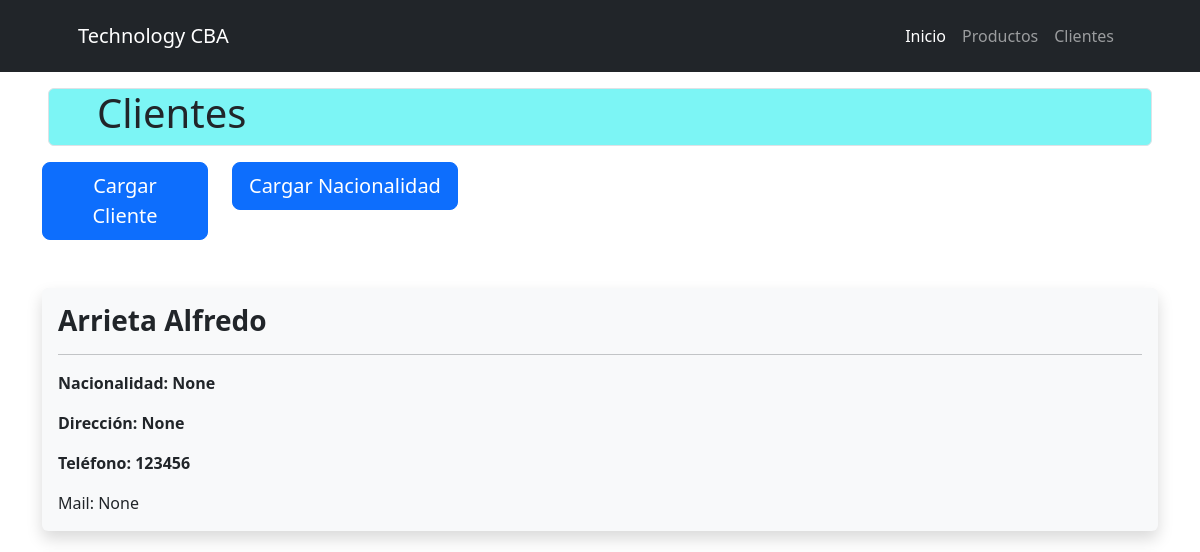
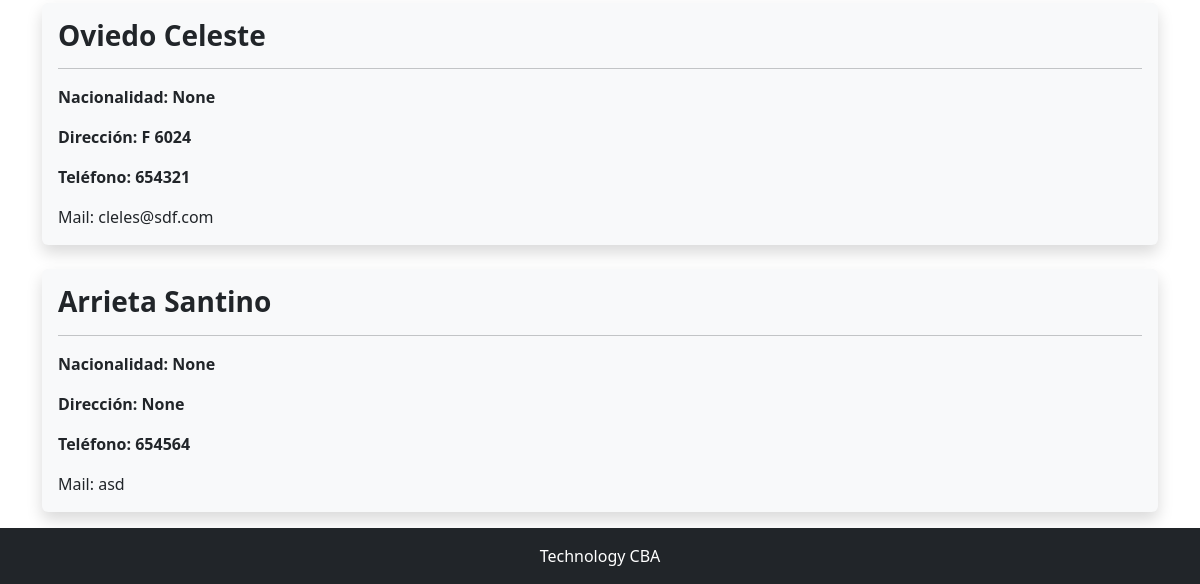
/cliente/home/, run on an earlier commit of the app's database (2 pictures, top to bottom).
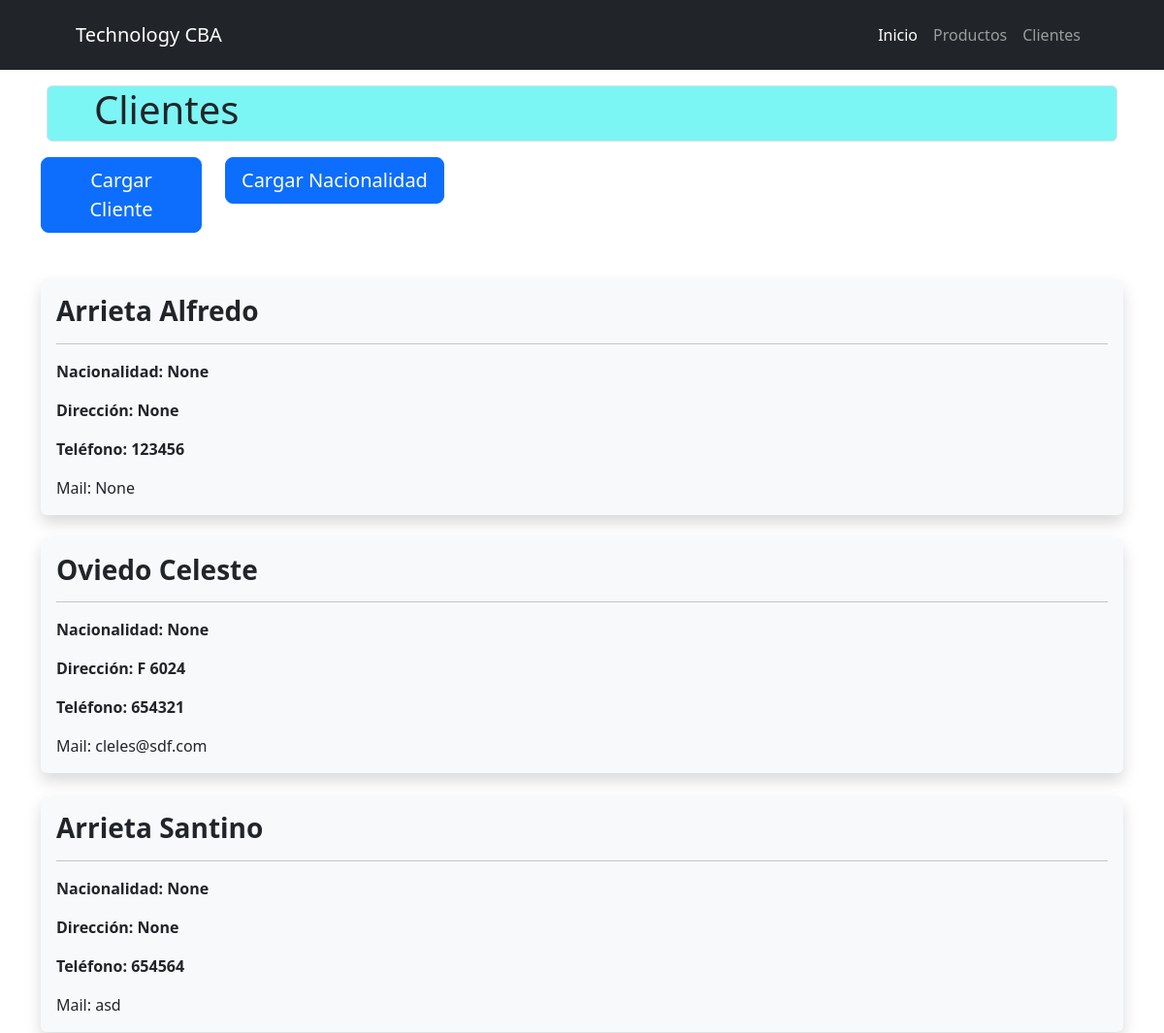
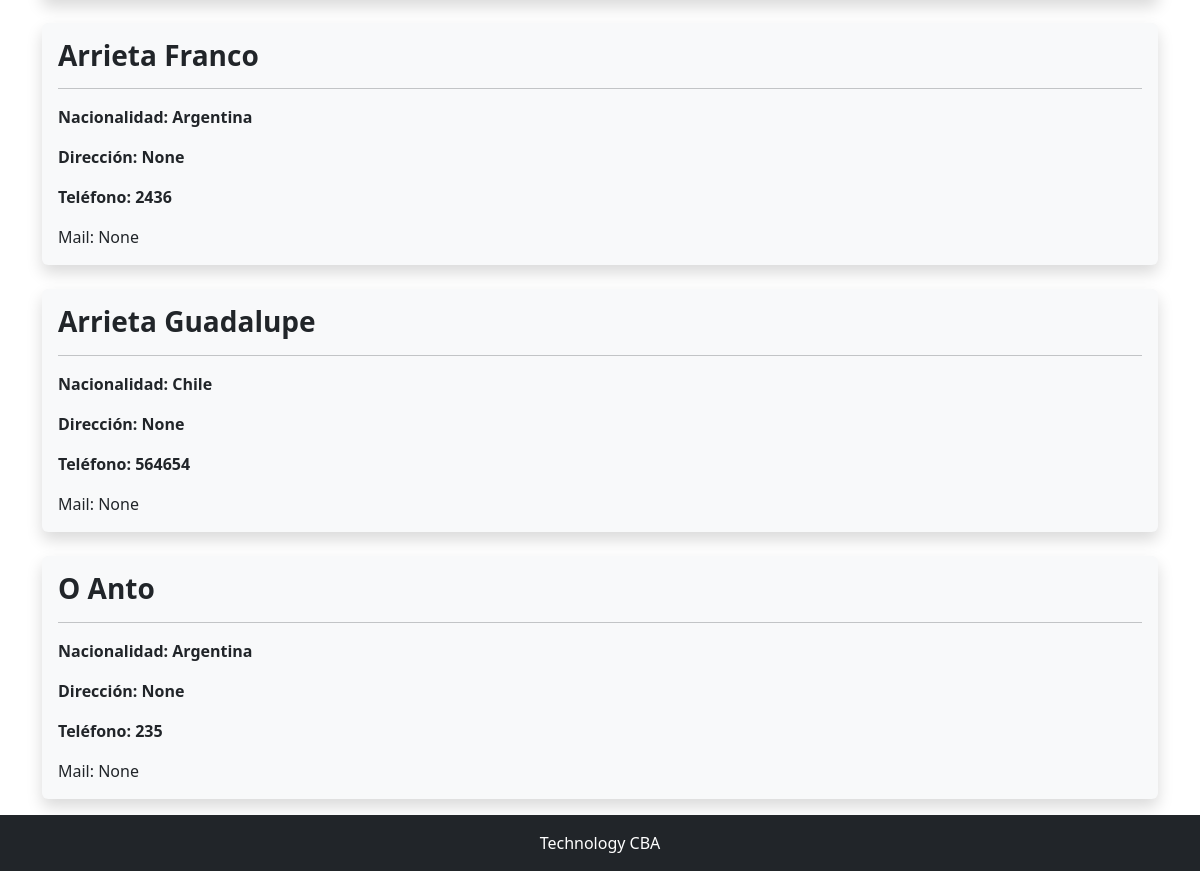
And on a later commit of the database (2 pictures, top to bottom).
### cliente/models.py (models this page shows, shortened)
class Cliente(models.Model):
    nombre = models.CharField(max_length=50)
    apellido = models.CharField(max_length=50)
    telefono = models.IntegerField()
    mail = models.CharField(max_length=50, blank=True, null=True)
    direccion = models.CharField(max_length=100, blank=True, null=True)
    nacionalidad_id =models.ForeignKey(Nacionalidad, on_delete=models.SET_NULL, blank=True, null=True)

class Nacionalidad(models.Model):
    nombre = models.CharField(max_length=100)
    def __str__(self):
        return f"{self.nombre}"

### cliente/views.py (the view)
# urls.py: path('home/', views.home, name='home'),
def home(request):
    consulta_cliente = models.Cliente.objects.all()
    context = {"clientes": consulta_cliente}
    return render(request, "cliente/index.html", context)

### cliente/templates/cliente/index.html
{% extends 'core/base.html' %}
{% block titulo %}
    {% include 'core/components/titulo.html' with titulo="Clientes" %}
{% endblock titulo %}
{% block contenido %}
    {% include 'cliente/components/options.html' %}
    {% include 'cliente/components/card.html' %}
{% endblock contenido %}

### core/templates/core/base.html (shortened to what this page needs)
{% load static %}
<!DOCTYPE html>
<html lang="es">
    <head>
        <link href="https://cdn.jsdelivr.net/npm/bootstrap-icons@1.5.0/font/bootstrap-icons.css" rel="stylesheet" />
        <link href="{% static 'core/css/styles.css' %}" rel="stylesheet" />
    </head>
    <body>
        {% include 'core/components/navbar.html' %}
        {% block titulo %}
        {% endblock titulo %}
        {% block contenido %}
        {% endblock contenido %}
        {% include 'core/components/footer.html' %}
    </body>
</html>

### core/templates/core/components/navbar.html (shortened to what this page needs)
<nav class="navbar py-3   navbar-expand-lg navbar-dark bg-dark">
    <div class="container px-5">
        <a class="navbar-brand" href="#!">Technology CBA</a>
        <div class="collapse navbar-collapse" id="navbarSupportedContent">
            <ul class="navbar-nav ms-auto mb-2 mb-lg-0">
                <li class="nav-item"><a class="nav-link active" aria-current="page" href="{% url 'core:home' %}">Inicio</a></li>
                <li class="nav-item"><a class="nav-link" href="{% url 'producto:home' %}">Productos</a></li>
                <li class="nav-item"><a class="nav-link" href="{% url 'cliente:home' %}">Clientes</a></li>
            </ul>
        </div>
    </div>
</nav>

### core/templates/core/components/titulo.html
<div class="row align-items-center my-3 mx-5 rounded border" style="background-color: #7cf5f5;">
    <h1 class="text-dark px-5">
        {{ titulo }}
    </h1>
</div>

### cliente/templates/cliente/components/options.html
<div class="container">
    <div class="row">
        <div class="col-md-2">
            <a href="{% url 'cliente:cliente_create' %}" class="btn btn-primary btn-lg btn-block">Cargar Cliente</a>
        </div>
        <div class="col-md-4">
            <a href="{% url 'cliente:nacionalidad_create' %}" class="btn btn-primary btn-lg btn-block">Cargar Nacionalidad</a>
        </div>
    </div>
</div>

### cliente/templates/cliente/components/card.html
<div class="container py-5">
    {% for cliente in clientes %}
    <div class="row mb-4">
        <div class="col">
            <div class="card bg-light border-0 shadow">
                <div class="card-body">
                    <h3 class="card-title text-dark fw-bold">{{ cliente.apellido }} {{cliente.nombre}}</h3>
                    <hr>
                    <p class="card-text text-dark fw-bold">Nacionalidad: {{cliente.nacionalidad_id}}</p>
                    <p class="card-text text-dark fw-bold">Dirección: {{cliente.direccion}}</p>
                    <p class="card-text text-dark fw-bold">Teléfono: {{cliente.telefono}}</p>
                    <p class="card-text text-dark">Mail: {{cliente.mail}}</p>
                </div>
            </div>
        </div>
    </div>
    {% endfor %}
</div>

### core/templates/core/components/footer.html
<footer class="py-3 bg-dark fixed-bottom mt-4">
    <div class="container">
        <p class="m-0 text-center text-white">Technology CBA</p>
    </div>
</footer>

What changed in the data, as far as the page shows it:
added Cliente: apellido "Arrieta", nombre "Franco", nacionalidad_id "Argentina", direccion "None", telefono "2436", mail "None"
added Cliente: apellido "Arrieta", nombre "Guadalupe", nacionalidad_id "Chile", direccion "None", telefono "564654", mail "None"
added Cliente: apellido "O", nombre "Anto", nacionalidad_id "Argentina", direccion "None", telefono "235", mail "None"
